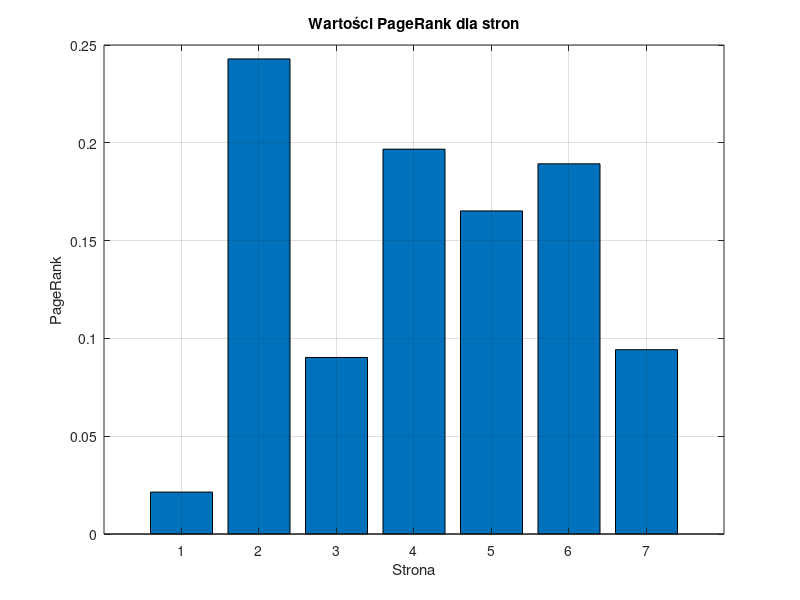

This figure's MATLAB source:

function [index_number, Edges, I, B, A, b, r] = page_rank()
    index_number = 198421;
    L = mod(index_number,10); %1
    A = 1+ mod(L, 7); %2
    %disp(A);

    Edges = [1, 1, 1, 2, 2, 2, 3, 3, 3, 3, 4, 4, 4, 5, 5, 5, 6, 6, 6, 7, 7;
             4, 6, 2, 3, 4, 5, 5, 6, 7, 2, 2, 5, 6, 2, 4, 6, 2, 4, 7, 2, 6];
    
    N = max(Edges(:));
    d = 0.85;
    
    I = speye(N);% Macierz jednostkowa
    B = sparse(Edges(2,:), Edges(1,:), 1, N, N);% Macierz sąsiedztwa
    
    d_out = sum(B, 1); % Liczba odnośników wychodzących z każdej strony
    A = spdiags(1 ./ d_out', 0, N, N);  % Macierz diagonalna 
    
    % Układ: (I - d * B * A) * r = (1 - d) / N
    b = ones(N, 1) * (1 - d) / N;
    r = (I - d * B * A) \ b; % Rozwiązanie układu równań
    
    figure;
    bar(r);
    title('Wartości PageRank dla stron');
    xlabel('Strona');
    ylabel('PageRank');
    grid on;
end